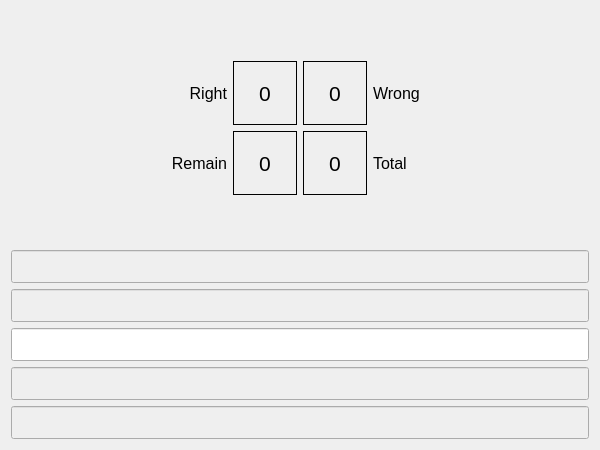
<?xml version="1.0" encoding="UTF-8"?>
<ui version="4.0">
 <class>ChallengeForm</class>
 <widget class="QWidget" name="ChallengeForm">
  <property name="geometry">
   <rect>
    <x>0</x>
    <y>0</y>
    <width>600</width>
    <height>450</height>
   </rect>
  </property>
  <property name="windowTitle">
   <string>Form</string>
  </property>
  <layout class="QVBoxLayout" name="verticalLayout_2">
   <item>
    <layout class="QVBoxLayout" name="verticalLayout">
     <item>
      <layout class="QGridLayout" name="gridLayout">
       <item row="1" column="2">
        <widget class="QLabel" name="wrongLabel">
         <property name="minimumSize">
          <size>
           <width>64</width>
           <height>64</height>
          </size>
         </property>
         <property name="maximumSize">
          <size>
           <width>64</width>
           <height>64</height>
          </size>
         </property>
         <property name="font">
          <font>
           <pointsize>16</pointsize>
          </font>
         </property>
         <property name="styleSheet">
          <string notr="true">border-style: solid; border-width: 1px;</string>
         </property>
         <property name="text">
          <string>0</string>
         </property>
         <property name="alignment">
          <set>Qt::AlignCenter</set>
         </property>
        </widget>
       </item>
       <item row="0" column="1">
        <spacer name="verticalSpacer">
         <property name="orientation">
          <enum>Qt::Vertical</enum>
         </property>
         <property name="sizeHint" stdset="0">
          <size>
           <width>20</width>
           <height>40</height>
          </size>
         </property>
        </spacer>
       </item>
       <item row="2" column="2">
        <widget class="QLabel" name="totalLabel">
         <property name="minimumSize">
          <size>
           <width>64</width>
           <height>64</height>
          </size>
         </property>
         <property name="maximumSize">
          <size>
           <width>64</width>
           <height>64</height>
          </size>
         </property>
         <property name="font">
          <font>
           <pointsize>16</pointsize>
          </font>
         </property>
         <property name="styleSheet">
          <string notr="true">border-style: solid; border-width: 1px;</string>
         </property>
         <property name="text">
          <string>0</string>
         </property>
         <property name="alignment">
          <set>Qt::AlignCenter</set>
         </property>
        </widget>
       </item>
       <item row="1" column="1">
        <widget class="QLabel" name="rightLabel">
         <property name="minimumSize">
          <size>
           <width>64</width>
           <height>64</height>
          </size>
         </property>
         <property name="maximumSize">
          <size>
           <width>64</width>
           <height>64</height>
          </size>
         </property>
         <property name="font">
          <font>
           <pointsize>16</pointsize>
          </font>
         </property>
         <property name="styleSheet">
          <string notr="true">border-style: solid; border-width: 1px;</string>
         </property>
         <property name="text">
          <string>0</string>
         </property>
         <property name="alignment">
          <set>Qt::AlignCenter</set>
         </property>
        </widget>
       </item>
       <item row="2" column="1">
        <widget class="QLabel" name="remainLabel">
         <property name="minimumSize">
          <size>
           <width>64</width>
           <height>64</height>
          </size>
         </property>
         <property name="maximumSize">
          <size>
           <width>64</width>
           <height>64</height>
          </size>
         </property>
         <property name="font">
          <font>
           <pointsize>16</pointsize>
          </font>
         </property>
         <property name="styleSheet">
          <string notr="true">border-style: solid; border-width: 1px;</string>
         </property>
         <property name="text">
          <string>0</string>
         </property>
         <property name="alignment">
          <set>Qt::AlignCenter</set>
         </property>
        </widget>
       </item>
       <item row="2" column="0">
        <widget class="QLabel" name="label_5">
         <property name="font">
          <font>
           <pointsize>12</pointsize>
          </font>
         </property>
         <property name="text">
          <string>Remain</string>
         </property>
         <property name="alignment">
          <set>Qt::AlignRight|Qt::AlignTrailing|Qt::AlignVCenter</set>
         </property>
        </widget>
       </item>
       <item row="2" column="3">
        <widget class="QLabel" name="label_6">
         <property name="font">
          <font>
           <pointsize>12</pointsize>
          </font>
         </property>
         <property name="text">
          <string>Total</string>
         </property>
        </widget>
       </item>
       <item row="0" column="0">
        <spacer name="horizontalSpacer">
         <property name="orientation">
          <enum>Qt::Horizontal</enum>
         </property>
         <property name="sizeHint" stdset="0">
          <size>
           <width>40</width>
           <height>20</height>
          </size>
         </property>
        </spacer>
       </item>
       <item row="0" column="3">
        <spacer name="horizontalSpacer_2">
         <property name="orientation">
          <enum>Qt::Horizontal</enum>
         </property>
         <property name="sizeHint" stdset="0">
          <size>
           <width>40</width>
           <height>20</height>
          </size>
         </property>
        </spacer>
       </item>
       <item row="3" column="1">
        <spacer name="verticalSpacer_2">
         <property name="orientation">
          <enum>Qt::Vertical</enum>
         </property>
         <property name="sizeHint" stdset="0">
          <size>
           <width>20</width>
           <height>40</height>
          </size>
         </property>
        </spacer>
       </item>
       <item row="1" column="0">
        <widget class="QLabel" name="label_7">
         <property name="font">
          <font>
           <pointsize>12</pointsize>
          </font>
         </property>
         <property name="text">
          <string>Right</string>
         </property>
         <property name="alignment">
          <set>Qt::AlignRight|Qt::AlignTrailing|Qt::AlignVCenter</set>
         </property>
        </widget>
       </item>
       <item row="1" column="3">
        <widget class="QLabel" name="label_8">
         <property name="font">
          <font>
           <pointsize>12</pointsize>
          </font>
         </property>
         <property name="text">
          <string>Wrong</string>
         </property>
        </widget>
       </item>
      </layout>
     </item>
     <item>
      <widget class="QLineEdit" name="questionLineEdit">
       <property name="enabled">
        <bool>false</bool>
       </property>
       <property name="font">
        <font>
         <pointsize>16</pointsize>
        </font>
       </property>
      </widget>
     </item>
     <item>
      <widget class="QLineEdit" name="ExampleLineEdit">
       <property name="enabled">
        <bool>false</bool>
       </property>
       <property name="font">
        <font>
         <pointsize>16</pointsize>
        </font>
       </property>
      </widget>
     </item>
     <item>
      <widget class="QLineEdit" name="AnswerLineEdit">
       <property name="font">
        <font>
         <pointsize>16</pointsize>
        </font>
       </property>
      </widget>
     </item>
     <item>
      <widget class="QLineEdit" name="WrongLineEdit">
       <property name="enabled">
        <bool>false</bool>
       </property>
       <property name="font">
        <font>
         <pointsize>16</pointsize>
        </font>
       </property>
       <property name="styleSheet">
        <string notr="true">color: rgb(255, 85, 0);</string>
       </property>
      </widget>
     </item>
     <item>
      <widget class="QLineEdit" name="RightLineEdit">
       <property name="enabled">
        <bool>false</bool>
       </property>
       <property name="font">
        <font>
         <pointsize>16</pointsize>
        </font>
       </property>
       <property name="styleSheet">
        <string notr="true">color: rgb(85, 170, 0);
</string>
       </property>
      </widget>
     </item>
    </layout>
   </item>
  </layout>
 </widget>
 <resources/>
 <connections/>
</ui>
